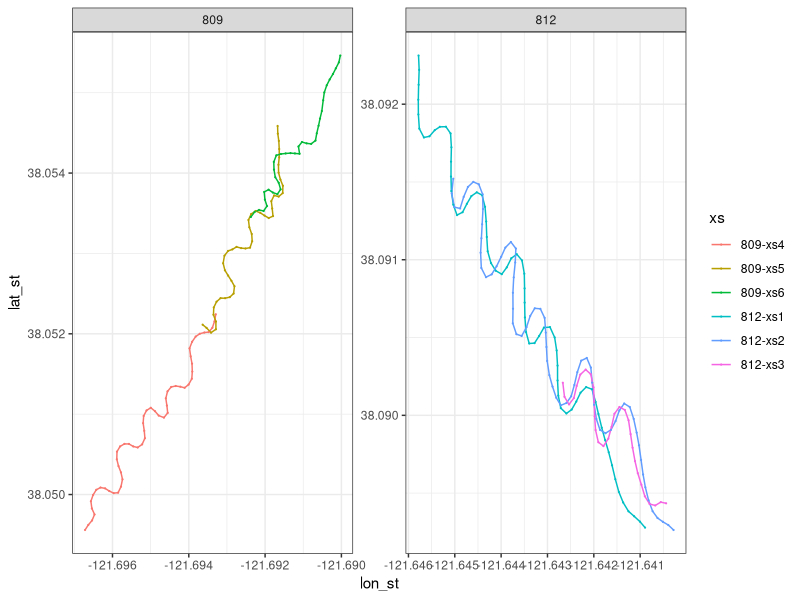
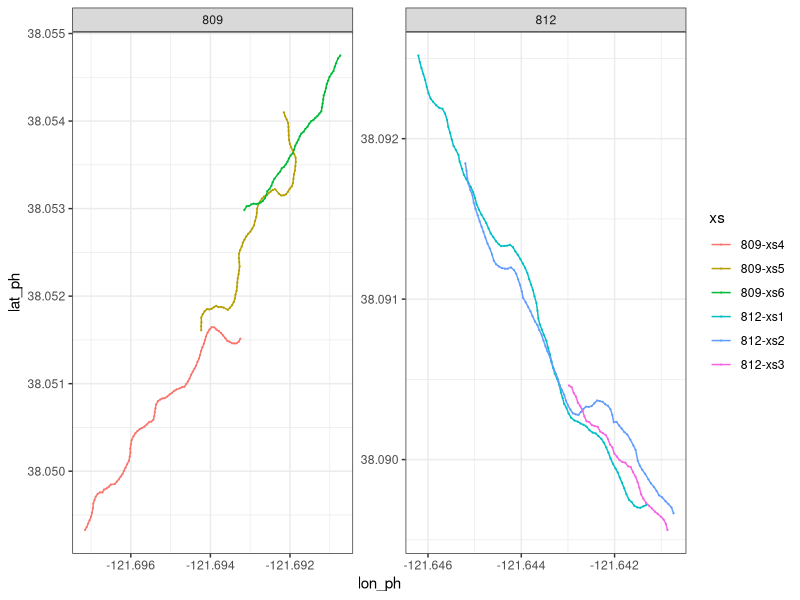
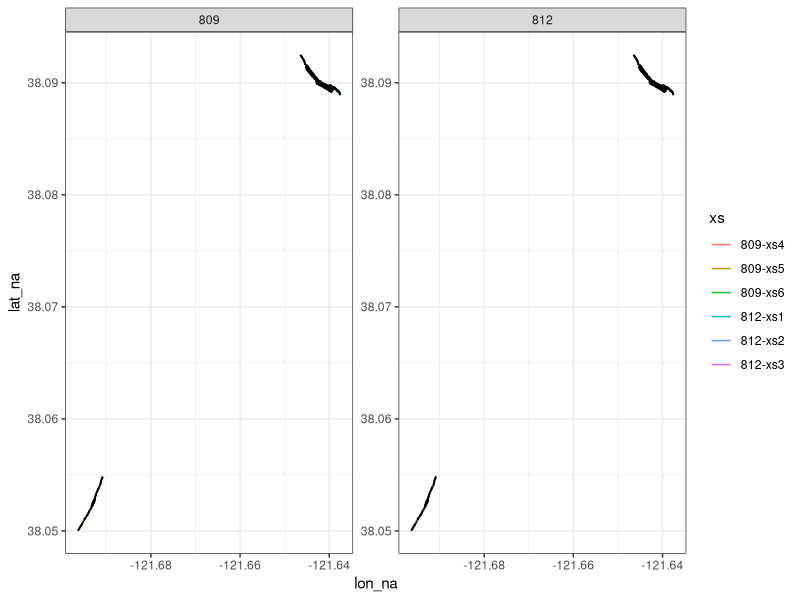
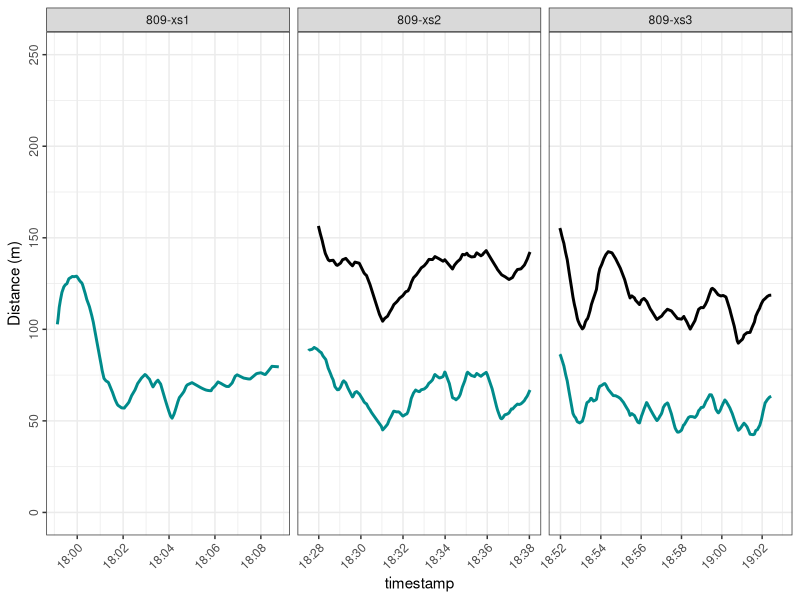
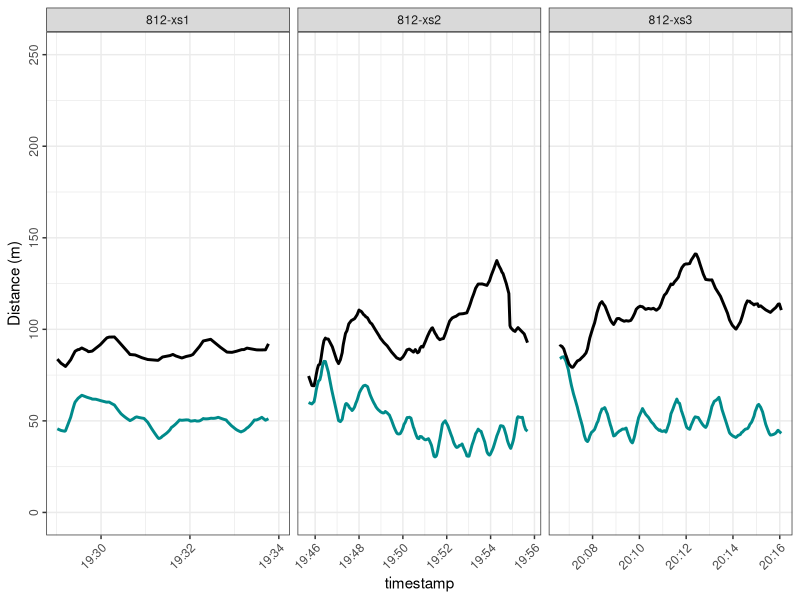
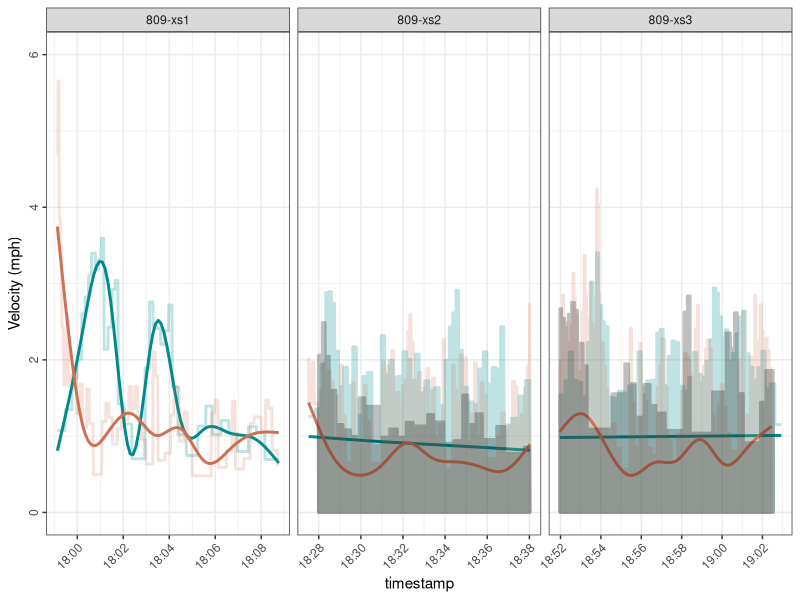
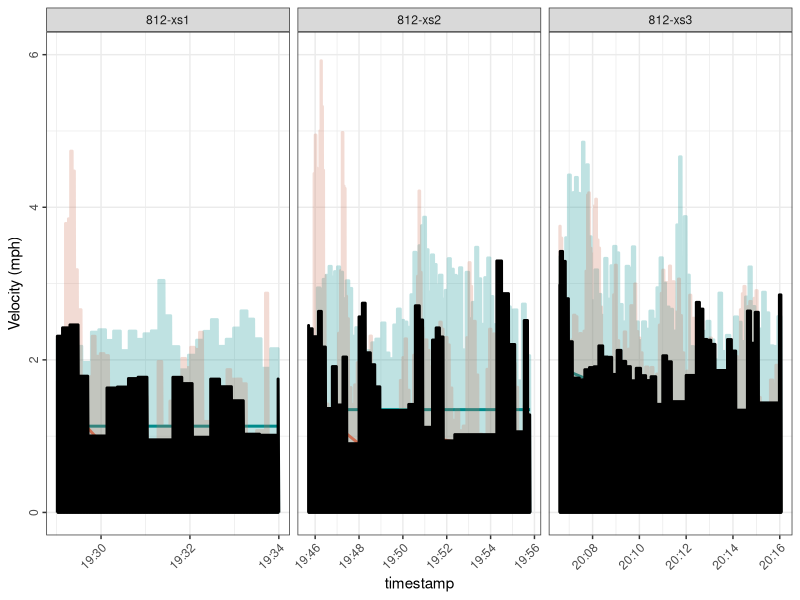
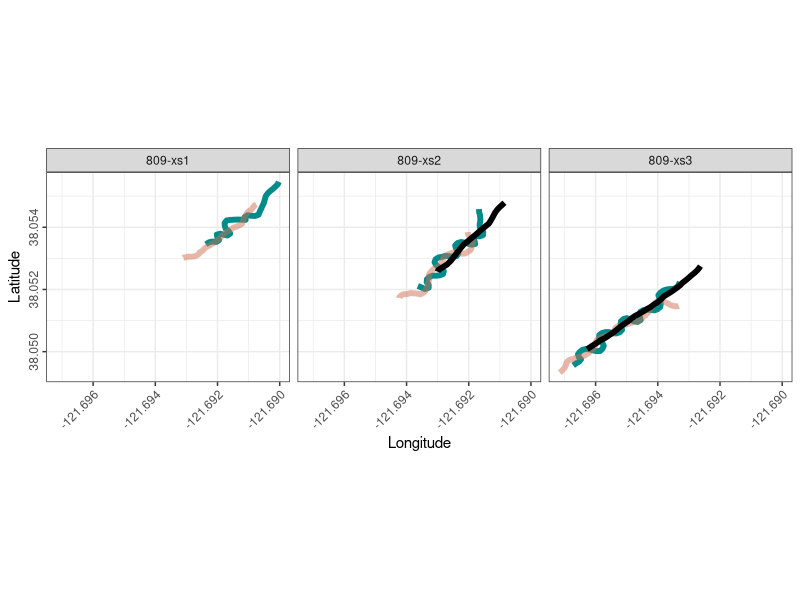

The R script that drew these images, in order:
library(tidyverse)
library(geosphere)
library(lubridate)
library(zoo)

# Import and compile GPS track data ---------------------------------------

## Stryker ----
#creating df- stryker-6 rows, site 812-3,809-3, start and stop- each transect-
#rows in excel

stryker_startstop <- data.frame(boat = rep("stryker",6), 
                                site = c(rep("812", 3), rep("809", 3)),
                                start = c(7, 80, 153, 187, 246, 298), 
                                end = c(76, 149, 183, 243, 294, 336))

stryker = data.frame()
stryker_raw = data.frame()



for(xs in 1:nrow(stryker_startstop)){
  print(xs)
  
  #loop each row
  
  temp <- read.csv("data/Survey02_20250122/RouteHistoryFullBkup_DWRBoat_Jan22.csv", 
                   skip = stryker_startstop[xs, "start"] - 1, nrow = stryker_startstop[xs, "end"] - stryker_startstop[xs, "start"], header = F)
  
  #not sure what this does- reads csv- 
  
  
  colnames(temp) = c("Junk", "lat", "lon", "datetime", "speed")
  
  #create colnames
  
  temp$timestamp <- as.POSIXct(temp$datetime, format = "%Y-%m-%dT%H:%M:%SZ", tz = "America/Los_Angeles")
  #change format
  complete_timestamps <- seq(min(temp$timestamp), max(temp$timestamp), by = "1 sec")
 
   #round up and round down time stamp to equal one sec
  
  merged_data <- data.frame(timestamp = complete_timestamps) %>%
    left_join(temp, by = "timestamp")
  
  #change time stamp column to complete time stamps
  
  interpolated_data <- merged_data %>%
    mutate(lat = na.approx(lat, rule = 2),
           lon = na.approx(lon, rule = 2))
  
  #create interpolate df- not sure what r=2 means
  
  interpolated_data$xs <- paste0(stryker_startstop[xs, "site"], "-xs", xs)
  temp$xs <- paste0(stryker_startstop[xs, "site"], "-xs", xs)
  
  #creating column name that says site but doesn't say xs?
  
  interpolated_data$site <- stryker_startstop[xs, "site"]
  temp$site = stryker_startstop[xs, "site"]
  
  stryker <- rbind(stryker, interpolated_data[, c("site", "xs", "timestamp", "lat", "lon")])
  stryker_raw <- rbind(stryker_raw, temp)
  
  rm(temp, interpolated_data, merged_data)
  #not sure what this is
}

stryker$boat = "Stryker"
colnames(stryker) <- c("site", "xs", "timestamp", "lat_st", "lon_st", "boat")

## Phantom ----
phantom_startstop <- data.frame(boat = rep("phantom", 6), 
                                site = c(rep("812", 3), rep("809", 3)),
                                start = c(7, 112, 206, 251, 343, 425), 
                                end = c(108, 202, 247, 339, 421, 481))

phantom = data.frame()
phantom_raw = data.frame()

for(xs in 1:nrow(phantom_startstop)){
  print(xs)
  
  temp <- read.csv("data/Survey02_20250122/20250122_RouteHistory_CFS.csv", 
                   skip = phantom_startstop[xs, "start"] - 1, nrow = phantom_startstop[xs, "end"] - phantom_startstop[xs, "start"], header = F)
  
  colnames(temp) = c("Junk", "lat", "lon", "datetime", "speed")
  
  temp$timestamp <- as.POSIXct(temp$datetime, format = "%Y-%m-%dT%H:%M:%SZ", tz = "America/Los_Angeles")
  
  complete_timestamps <- seq(min(temp$timestamp), max(temp$timestamp), by = "1 sec")
  
  merged_data <- data.frame(timestamp = complete_timestamps) %>%
    left_join(temp, by = "timestamp")
  
  interpolated_data <- merged_data %>%
    mutate(lat = na.approx(lat, rule = 2),
           lon = na.approx(lon, rule = 2))
  
  interpolated_data$xs <- paste0(phantom_startstop[xs, "site"], "-xs", xs)
  temp$xs <- paste0(phantom_startstop[xs, "site"], "-xs", xs)
  
  interpolated_data$site <- phantom_startstop[xs, "site"]
  temp$site = phantom_startstop[xs, "site"]
  
  phantom <- rbind(phantom, interpolated_data[, c("site", "xs", "timestamp", "lat", "lon")])
  phantom_raw <- rbind(phantom_raw, temp)
  
  rm(temp, interpolated_data, merged_data)
}

phantom$boat = "Phantom"
colnames(phantom) <- c("site", "xs", "timestamp", "lat_ph", "lon_ph", "boat")

## CDFW ---- now 
cdfw_startstop <- data.frame(boat = rep("cdfw", 6), 
                                site = c(rep("812", 3), rep("809", 3)),
                                start = c(7, 235, 309), 
                                end = c(231, 305, 336))


cdfw = data.frame()
cdfw_raw = data.frame()

for(xs in 1:nrow(cdfw_startstop)){
  print(xs)
  
  temp <- read.csv("data/Survey02_20250122/RouteHistoryFullBkup_CDFW Jan22.csv", 
                   skip = cdfw_startstop[xs, "start"] - 1, nrow = cdfw_startstop[xs, "end"] - cdfw_startstop[xs, "start"], header = F)
  
  colnames(temp) = c("Junk", "lat", "lon", "datetime", "speed")
  
  temp$timestamp <- as.POSIXct(temp$datetime, format = "%Y-%m-%dT%H:%M:%SZ", tz = "America/Los_Angeles")
  
  complete_timestamps <- seq(min(temp$timestamp), max(temp$timestamp), by = "1 sec")
  
  merged_data <- data.frame(timestamp = complete_timestamps) %>%
    left_join(temp, by = "timestamp")
  
  interpolated_data <- merged_data %>%
    mutate(lat = na.approx(lat, rule = 2),
           lon = na.approx(lon, rule = 2))
  
  interpolated_data$xs <- paste0(cdfw_startstop[xs, "site"], "-xs", xs)
  temp$xs <- paste0(cdfw_startstop[xs, "site"], "-xs", xs)
  
  interpolated_data$site <- cdfw_startstop[xs, "site"]
  temp$site = cdfw_startstop[xs, "site"]
  
  cdfw <- rbind(cdfw, interpolated_data[, c("site", "xs", "timestamp", "lat", "lon")])
  cdfw_raw <- rbind(cdfw_raw, temp)
  
  rm(temp, interpolated_data, merged_data)
}

cdfw$boat = "cdfw"
colnames(cdfw) <- c("site", "xs", "timestamp", "lat_na", "lon_na", "boat")

## Merge vessel tracks ----

vessels <- merge(merge(stryker, 
                       phantom[, c("timestamp", "lat_ph", "lon_ph")], by = "timestamp", all.x = T),
                 cdfw[, c("timestamp", "lat_na", "lon_na")], by = "timestamp", all.x = T) 

xs_lookup <- data.frame(xs = c("809-xs6", "809-xs5", "809-xs4", "812-xs3", "812-xs2", "812-xs1"),
                        xs_cor = c("809-xs1", "809-xs2", "809-xs3", "812-xs1", "812-xs2", "812-xs3"))

vessels <- merge(vessels, xs_lookup, by = "xs", all.x = T)

# Visualize tracks --------------------------------------------------------

ggplot(stryker, aes(x = lon_st, y = lat_st, color = xs)) + 
  geom_path() + theme_bw() + 
  geom_point(data = stryker_raw, aes(x = lon, y = lat), size = .1) +
  facet_wrap(site ~ ., scales = "free")

ggplot(phantom, aes(x = lon_ph, y = lat_ph, color = xs)) + 
  geom_path() + theme_bw() + 
  geom_point(data = phantom_raw, aes(x = lon, y = lat), size = .1) +
  facet_wrap(site ~ ., scales = "free")

ggplot(cdfw, aes(x = lon_na, y = lat_na, color = xs)) + 
  geom_path() + theme_bw() + 
  geom_point(data = cdfw_raw, aes(x = lon, y = lat), color = "black", size = .1) +
  facet_wrap(site ~ ., scales = "free")

# Calculate vessel spacing ------------------------------------------------

vessels$stryker2phantom <- NA
vessels$cdfw2phantom <- NA
vessels$stryker_velocity <- NA
vessels$phantom_velocity <- NA
vessels$cdfw_velocity <- NA

for(i in 1:nrow(vessels)){
  print(i)
  
  #if(complete.cases(vessels[,c("lon_st", "lat_st", "lon_ph","lat_ph")])[i]){
  try(vessels[i,"stryker2phantom"] <- distm(c(vessels[i,"lon_st"], vessels[i,"lat_st"]), 
                                            c(vessels[i,"lon_ph"], vessels[i,"lat_ph"]), 
                                            fun = distHaversine))
   #}
  
  # if(complete.cases(vessels[,c("lon_na", "lat_na", "lon_ph","lat_ph")])[i]){
  try(vessels[i,"cdfw2phantom"] <- distm(c(vessels[i,"lon_na"], vessels[i,"lat_na"]), 
                                             c(vessels[i,"lon_ph"], vessels[i,"lat_ph"]), 
                                             fun = distHaversine))
  # }
  
  # if(complete.cases(vessels[,c("lon_na", "lat_na", "lon_st","lat_st")])[i]){
  try(vessels[i,"stryker2cdfw"] <- distm(c(vessels[i,"lon_na"], vessels[i,"lat_na"]), 
                                             c(vessels[i,"lon_st"], vessels[i,"lat_st"]), 
                                             fun = distHaversine))
  # }
  
  try(vessels[i,"stryker_velocity"] <- distm(c(vessels[i,"lon_st"], vessels[i,"lat_st"]), 
                                             c(vessels[i + 1,"lon_st"], vessels[i + 1,"lat_st"]), 
                                             fun = distHaversine) * 2.23693629)
  
  try(vessels[i,"phantom_velocity"] <- distm(c(vessels[i,"lon_ph"], vessels[i,"lat_ph"]), 
                                             c(vessels[i + 1,"lon_ph"], vessels[i + 1,"lat_ph"]), 
                                             fun = distHaversine) * 2.23693629)
  
  try(vessels[i,"cdfw_velocity"] <- distm(c(vessels[i,"lon_na"], vessels[i,"lat_na"]), 
                                              c(vessels[i + 1,"lon_na"], vessels[i + 1,"lat_na"]), 
                                              fun = distHaversine) * 2.23693629)
  
  
}


# Plot vessel tracks, velocity, and spacing -------------------------------

(v_spacing_809 <- ggplot(vessels[vessels$xs_cor %in% c("809-xs1","809-xs2","809-xs3"),], 
                         aes(x = timestamp, y = stryker2phantom)) + 
   geom_line(color = "cyan4", linewidth = 1) +
   geom_line(aes(y = cdfw2phantom), linewidth = 1) +
   # geom_line(aes(y = stryker2cdfw), color = "blue",linewidth = 1) + 
   theme_bw() + labs(y = "Distance (m)") + 
   theme(axis.text.x = element_text(angle = 45, hjust = 1),
         axis.text.y = element_text(angle = 90, hjust = .5)) +
   ylim(0,250) +
   facet_grid(. ~ xs_cor, scales = "free"))

(v_spacing_812 <- ggplot(vessels[vessels$xs_cor %in% c("812-xs1","812-xs2","812-xs3"),], 
                         aes(x = timestamp, y = stryker2phantom)) + 
    geom_line(color = "cyan4", linewidth = 1) +
    geom_line(aes(y = cdfw2phantom), linewidth = 1) + 
    theme_bw() + labs(y = "Distance (m)") + 
    theme(axis.text.x = element_text(angle = 45, hjust = 1),
          axis.text.y = element_text(angle = 90, hjust = .5)) +
    ylim(0,250) +
    facet_grid(. ~ xs_cor, scales = "free"))

(v_velocity_809 <- ggplot(data = vessels[vessels$xs_cor %in% c("809-xs1","809-xs2","809-xs3") &
                                           vessels$stryker_velocity < 10 & is.na(vessels$stryker_velocity) == F,],
                          aes(x = timestamp, y = stryker_velocity)) + 
    geom_line(color = "cyan4", linewidth = 1, alpha = .25) +
    geom_line(color = "cyan4", linewidth = 1, stat = "smooth", span = .25) +
    geom_line(data = vessels[vessels$xs_cor %in% c("809-xs1","809-xs2","809-xs3") &
                               vessels$phantom_velocity < 10 & is.na(vessels$phantom_velocity) == F, ],
              aes(y = phantom_velocity), color = "salmon3", linewidth = 1, alpha = .2) +
    geom_line(data = vessels[vessels$xs_cor %in% c("809-xs1","809-xs2","809-xs3") &
                               vessels$phantom_velocity < 10 & is.na(vessels$phantom_velocity) == F, ],
              aes(y = phantom_velocity), color = "salmon3", linewidth = 1, stat = "smooth", span = .25) +
    geom_line(data = vessels[vessels$xs_cor %in% c("809-xs1","809-xs2","809-xs3") &
                               vessels$cdfw_velocity < 10 & is.na(vessels$cdfw_velocity) == F, ],
              aes(y = cdfw_velocity), linewidth = 1, alpha = .25) +
    theme_bw() + labs(y = "Velocity (mph)") + 
    theme(axis.text.x = element_text(angle = 45, hjust = 1),
          axis.text.y = element_text(angle = 90, hjust = .5)) +
    ylim(0, 6) +
    facet_grid(. ~ xs_cor, scales = "free"))

(v_velocity_812 <- ggplot(data = vessels[vessels$xs_cor %in% c("812-xs1","812-xs2","812-xs3") &
                                           vessels$stryker_velocity < 10 & is.na(vessels$stryker_velocity) == F,], 
                          aes(x = timestamp, y = stryker_velocity)) + 
    geom_line(color = "cyan4", linewidth = 1, alpha = .25) +
    geom_line(color = "cyan4", linewidth = 1, stat = "smooth", span = .25) +
    geom_line(data = vessels[vessels$xs_cor %in% c("812-xs1","812-xs2","812-xs3") &
                               vessels$phantom_velocity < 10 & is.na(vessels$phantom_velocity) == F, ],
              aes(y = phantom_velocity), color = "salmon3", linewidth = 1, alpha = .25) +
    geom_line(data = vessels[vessels$xs_cor %in% c("812-xs1","812-xs2","812-xs3") &
                               vessels$phantom_velocity < 10 & is.na(vessels$phantom_velocity) == F, ],
              aes(y = phantom_velocity), color = "salmon3", linewidth = 1, stat = "smooth", span = .25) +
    geom_line(data = vessels[vessels$xs_cor %in% c("812-xs1","812-xs2","812-xs3") &
                               vessels$cdfw_velocity < 10 & is.na(vessels$cdfw_velocity) == F, ],
              aes(y = cdfw_velocity), linewidth = 1) +
    theme_bw() + labs(y = "Velocity (mph)") + 
    theme(axis.text.x = element_text(angle = 45, hjust = 1),
          axis.text.y = element_text(angle = 90, hjust = .5)) +
    ylim(0, 6) +
    facet_grid(. ~ xs_cor, scales = "free"))


(v_tracks_809 <- ggplot(vessels[vessels$xs_cor %in% c("809-xs1","809-xs2","809-xs3"),], 
                        aes(x = lon_st, y = lat_st)) + 
    geom_path(color = "cyan4", linewidth = 2) +
    geom_path(aes(x = lon_ph, y = lat_ph), color = "salmon3", alpha = .5, linewidth = 2) + 
    geom_path(aes(x = lon_na, y = lat_na), linewidth = 2) + 
    theme_bw() + labs(y = "Latitude", x = "Longitude") + coord_fixed() +
    theme(axis.text.x = element_text(angle = 45, hjust = 1),
          axis.text.y = element_text(angle = 90, hjust = .5)) +
    facet_grid(. ~ xs_cor))

(v_tracks_812 <- ggplot(vessels[vessels$xs_cor %in% c("812-xs1","812-xs2","812-xs3"),], 
                        aes(x = lon_st, y = lat_st)) + 
    geom_path(color = "cyan4", linewidth = 2) +
    geom_path(aes(x = lon_ph, y = lat_ph), color = "salmon3", alpha = .5, linewidth = 2) + 
    geom_path(aes(x = lon_na, y = lat_na), linewidth = 2) + 
    theme_bw() + labs(y = "Latitude", x = "Longitude") +  coord_fixed() +
    theme(axis.text.x = element_text(angle = 45, hjust = 1),
          axis.text.y = element_text(angle = 90, hjust = .5)) +
    facet_grid(. ~ xs_cor))


png("output/eDNA_vessel_spacing_20250122_%02d.png",
    height = 7, width = 10, units = "in", res = 1000, family = "serif")

cowplot::plot_grid(v_tracks_809, v_tracks_812,
                   v_spacing_809, v_spacing_812, 
                   align = "v")

dev.off()

png("output/eDNA_vessel_velocity_20250122_%03d.png",
    height = 10, width = 10, units = "in", res = 1000, family = "serif")

cowplot::plot_grid(v_tracks_809, v_tracks_812,
                   v_velocity_809, v_velocity_812, 
                   v_spacing_809, v_spacing_812, 
                   align = "v", nrow = 3)

dev.off()
